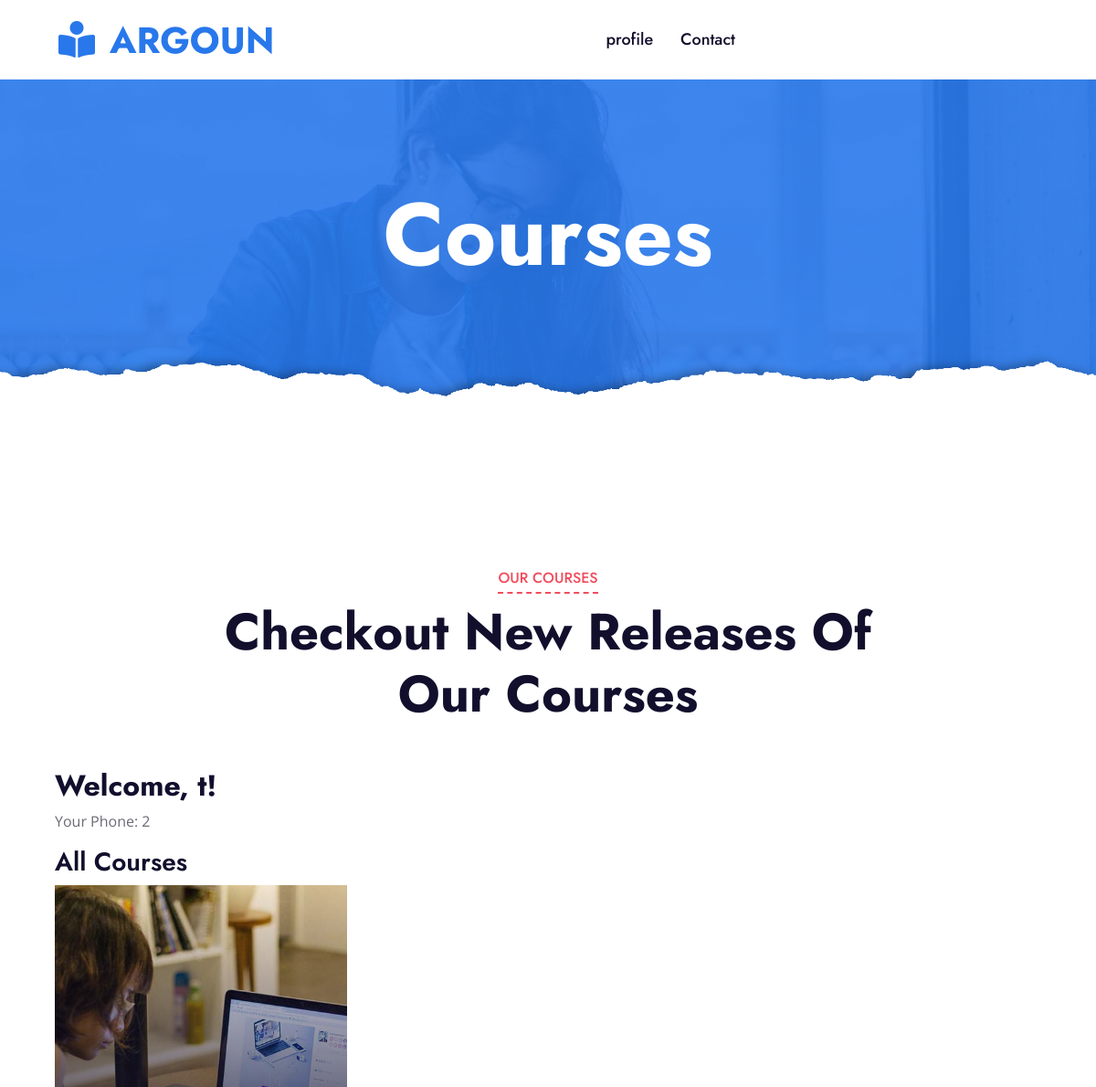
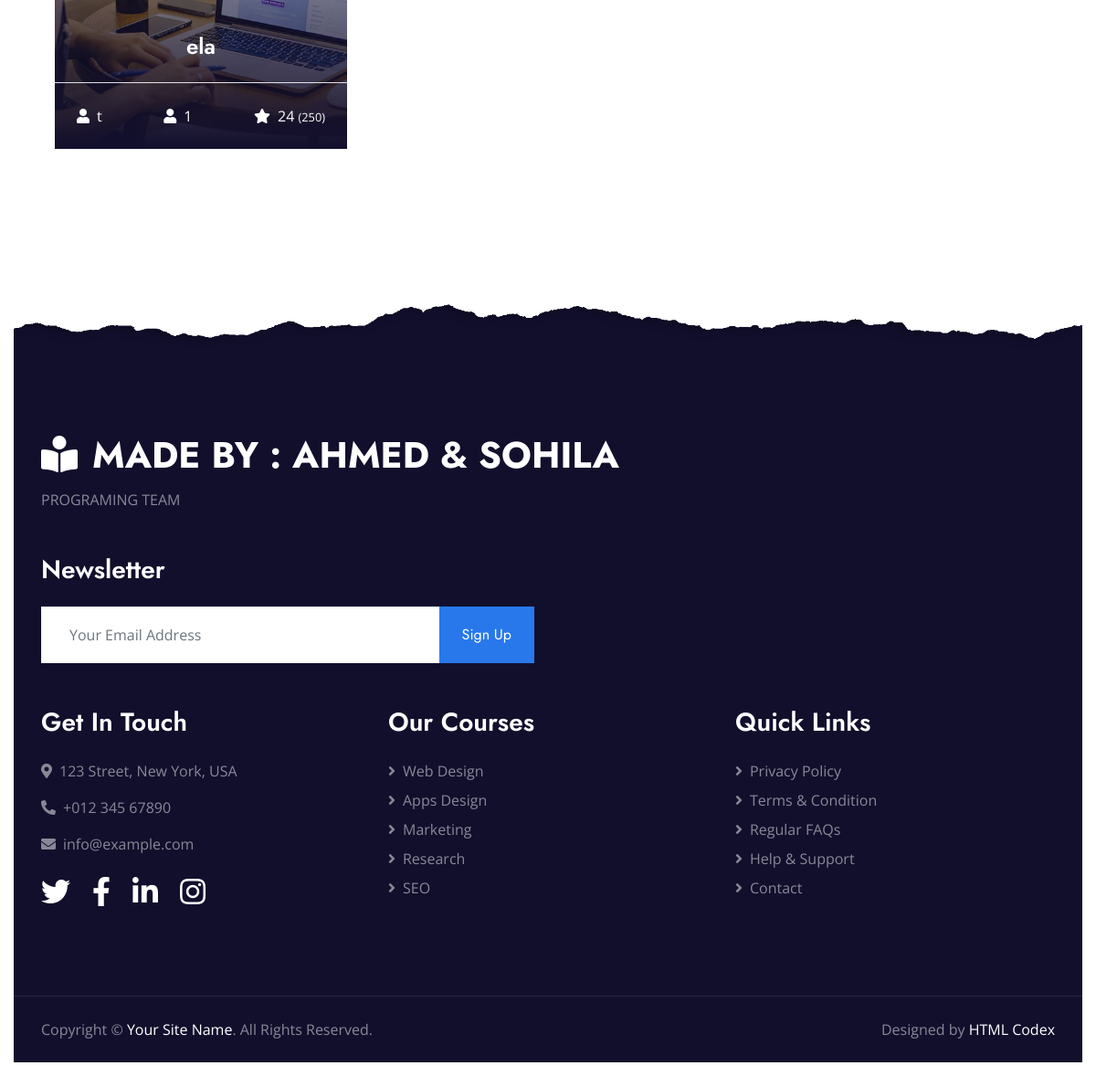
/course (signed in), run on the app's committed database (2 pictures, top to bottom).
### main.py (models this page shows)
    class Courses(db.Model):
        id = db.Column(db.Integer, primary_key=True)
        course_name = db.Column(db.String(1000))
        teacher_name = db.Column(db.String(100))
        teacher_phone = db.Column(db.String(100))
        course_price = db.Column(db.Integer)
        rate = db.Column(db.String(100))
        course_sample = db.Column(db.String(100))
        status = db.Column(db.String(100))
        users = db.relationship('User', secondary=user_course_association, back_populates='courses')

### main.py (the view)
@app.route("/course")
def course():
    user_id = session.get('user_id')
    user_name = session.get('user_name')
    user_phone = session.get('user_phone')
    all_courses = Courses.query.all()
    return render_template("course.html", user_id=user_id, user_name=user_name, user_phone=user_phone, all_courses=all_courses)

### templates/course.html (shortened to what this page needs)
<!DOCTYPE html>
<html lang="en">
<head>
    <link href="https://cdnjs.cloudflare.com/ajax/libs/font-awesome/5.10.0/css/all.min.css" rel="stylesheet">
    <link href="lib/owlcarousel/assets/owl.carousel.min.css" rel="stylesheet">
    <link href="../static/css/style.css" rel="stylesheet">
</head>
<body>
    <div class="container-fluid p-0">
        <nav class="navbar navbar-expand-lg bg-white navbar-light py-3 py-lg-0 px-lg-5">
            <a href="/" class="navbar-brand ml-lg-3">
                <h1 class="m-0 text-uppercase text-primary"><i class="fa fa-book-reader mr-3"></i>Argoun</h1>
            </a>
            <div class="collapse navbar-collapse justify-content-between px-lg-3" id="navbarCollapse">
                <div class="navbar-nav mx-auto py-0">
                    <a href="/profile" class="nav-item nav-link">profile</a>
                    <a href="/contact" class="nav-item nav-link">Contact</a>
                </div>
            </div>
        </nav>
    </div>
    <div class="jumbotron jumbotron-fluid page-header position-relative overlay-bottom" style="margin-bottom: 90px;">
        <div class="container text-center py-5">
            <h1 class="text-white display-1">Courses</h1>
        </div>
    </div>
    <div class="container-fluid py-5">
        <div class="container py-5">
            <div class="row mx-0 justify-content-center">
                <div class="col-lg-8">
                    <div class="section-title text-center position-relative mb-5">
                        <h6 class="d-inline-block position-relative text-secondary text-uppercase pb-2">Our Courses</h6>
                        <h1 class="display-4">Checkout New Releases Of Our Courses</h1>
                    </div>
                </div>
            </div>
            <div class="row">
                <div class="col-lg-4 col-md-6 pb-4">
{% block content %}
   <div class="container">
       <h2>Welcome, {{ user_name }}!</h2>
       <p>Your Phone: {{ user_phone }}</p>
       <h3>All Courses</h3>
       <div class="courses-list">
           {% for course in all_courses %}
               <a class="courses-list-item position-relative d-block overflow-hidden mb-2" href="/detail/{{ course.id }}">
                   <img class="img-fluid" src="../static/img/courses-1.jpg" alt="">
                   <div class="courses-text">
                       <h4 class="text-center text-white px-3">{{ course.course_name }}</h4>
                       <div class="border-top w-100 mt-3">
                           <div class="d-flex justify-content-between p-4">
                               <span class="text-white"><i class="fa fa-user mr-2"></i>{{ course.teacher_name }}</span>
                               <span class="text-white"><i class="fa fa-user mr-2"></i>{{ course.id }}</span>
                               <span class="text-white"><i class="fa fa-star mr-2"></i>{{ course.course_price }}
                                   <small>(250)</small></span>
                           </div>
                       </div>
                   </div>
               </a>
           {% endfor %}
       </div>
   </div>
{% endblock %}
            </div>
        </div>
    </div>
    <div class="container-fluid position-relative overlay-top bg-dark text-white-50 py-5" style="margin-top: 90px;">
        <div class="container mt-5 pt-5">
            <div class="row">
                <div class="col-md-8 mb-5">
                    <a href="index.html" class="navbar-brand">
                        <h1 class="mt-n2 text-uppercase text-white"><i class="fa fa-book-reader mr-3"></i>MADE BY : AHMED & SOHILA </h1>
                    </a>
                    <p class="m-0">PROGRAMING TEAM             </p>
                </div>
                <div class="col-md-6 mb-5">
                    <h3 class="text-white mb-4">Newsletter</h3>
                    <div class="w-100">
                        <div class="input-group">
                            <input type="text" class="form-control border-light" style="padding: 30px;" placeholder="Your Email Address">
                            <div class="input-group-append">
                                <button class="btn btn-primary px-4">Sign Up</button>
                            </div>
                        </div>
                    </div>
                </div>
            </div>
            <div class="row">
                <div class="col-md-4 mb-5">
                    <h3 class="text-white mb-4">Get In Touch</h3>
                    <p><i class="fa fa-map-marker-alt mr-2"></i>123 Street, New York, USA</p>
                    <p><i class="fa fa-phone-alt mr-2"></i>+012 345 67890</p>
                    <p><i class="fa fa-envelope mr-2"></i>info@example.com</p>
                    <div class="d-flex justify-content-start mt-4">
                        <a class="text-white mr-4" href="#"><i class="fab fa-2x fa-twitter"></i></a>
                        <a class="text-white mr-4" href="#"><i class="fab fa-2x fa-facebook-f"></i></a>
                        <a class="text-white mr-4" href="#"><i class="fab fa-2x fa-linkedin-in"></i></a>
                        <a class="text-white" href="#"><i class="fab fa-2x fa-instagram"></i></a>
                    </div>
                </div>
                <div class="col-md-4 mb-5">
                    <h3 class="text-white mb-4">Our Courses</h3>
                    <div class="d-flex flex-column justify-content-start">
                        <a class="text-white-50 mb-2" href="#"><i class="fa fa-angle-right mr-2"></i>Web Design</a>
                        <a class="text-white-50 mb-2" href="#"><i class="fa fa-angle-right mr-2"></i>Apps Design</a>
                        <a class="text-white-50 mb-2" href="#"><i class="fa fa-angle-right mr-2"></i>Marketing</a>
                        <a class="text-white-50 mb-2" href="#"><i class="fa fa-angle-right mr-2"></i>Research</a>
                        <a class="text-white-50" href="#"><i class="fa fa-angle-right mr-2"></i>SEO</a>
                    </div>
                </div>
                <div class="col-md-4 mb-5">
                    <h3 class="text-white mb-4">Quick Links</h3>
                    <div class="d-flex flex-column justify-content-start">
                        <a class="text-white-50 mb-2" href="#"><i class="fa fa-angle-right mr-2"></i>Privacy Policy</a>
                        <a class="text-white-50 mb-2" href="#"><i class="fa fa-angle-right mr-2"></i>Terms & Condition</a>
                        <a class="text-white-50 mb-2" href="#"><i class="fa fa-angle-right mr-2"></i>Regular FAQs</a>
                        <a class="text-white-50 mb-2" href="#"><i class="fa fa-angle-right mr-2"></i>Help & Support</a>
                        <a class="text-white-50" href="#"><i class="fa fa-angle-right mr-2"></i>Contact</a>
                    </div>
                </div>
            </div>
        </div>
    </div>
    <div class="container-fluid bg-dark text-white-50 border-top py-4" style="border-color: rgba(256, 256, 256, .1) !important;">
        <div class="container">
            <div class="row">
                <div class="col-md-6 text-center text-md-left mb-3 mb-md-0">
                    <p class="m-0">Copyright &copy; <a class="text-white" href="#">Your Site Name</a>. All Rights Reserved.
                    </p>
                </div>
                <div class="col-md-6 text-center text-md-right">
                    <p class="m-0">Designed by <a class="text-white" href="https://htmlcodex.com">HTML Codex</a>
                    </p>
                </div>
            </div>
        </div>
    </div>
</body>
</html>

### data on the page
Courses: course_name "ela", teacher_name "t", id "1", course_price "24"

### other printed values
{{ user_name }} "t"
{{ user_phone }} "2"
